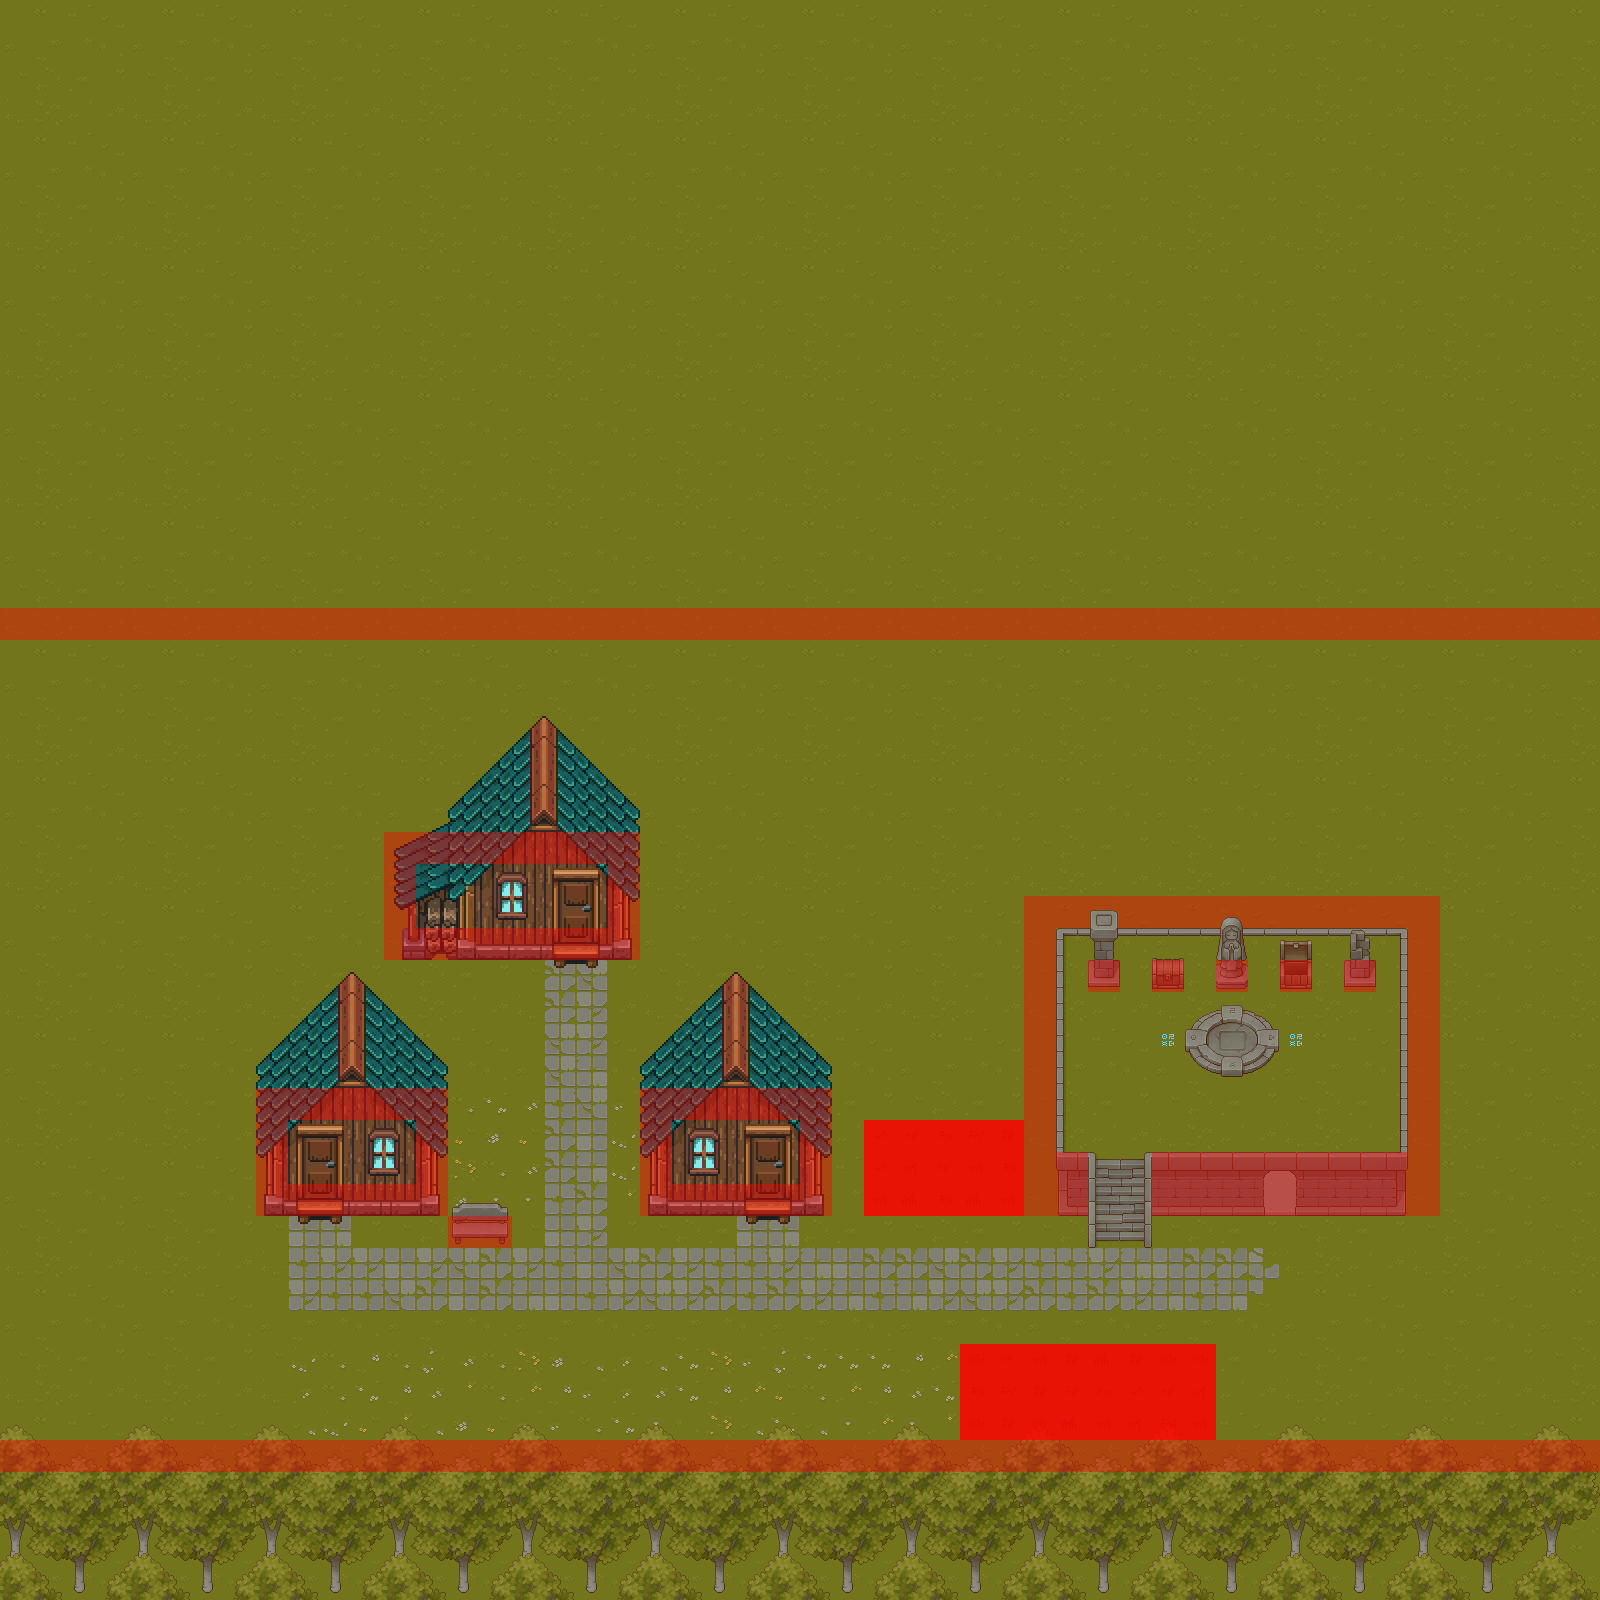

This game map was drawn from its Tiled (.tmx) file and the tilesets committed beside it. A one-line description and the trimmed map source follow:
An orthogonal 50x50 tile map with 32x32 px tiles, 16 tile layers (grass, flowers on grass, paths, houses, ...), 9 tilesets.

<map version="1.8" tiledversion="1.8.2" orientation="orthogonal" renderorder="right-down" width="50" height="50" tilewidth="32" tileheight="32" infinite="0" nextlayerid="23" nextobjectid="1">
 <editorsettings>
  <export target="../riftmon..tmj" format="json" />
 </editorsettings>
 <tileset firstgid="1" source="TX Tileset Grass.tsx" />
 <tileset firstgid="65" source="TX Props.tsx" />
 <tileset firstgid="321" source="TX Plant.tsx" />
 <tileset firstgid="577" source="!CL_DEMO_32x32.tsx" />
 <tileset firstgid="1817" source="TX Tileset Wall.tsx" />
 <tileset firstgid="2073" source="TX Struct.tsx" />
 <tileset firstgid="2329" source="TX Tileset Stone Ground.tsx" />
 <tileset firstgid="2393" name="collision" tilewidth="32" tileheight="32" tilecount="1" columns="1">
  <image source="collision.png" width="32" height="32" />
 </tileset>
 <tileset firstgid="2394" source="collision.tsx" />
 <group id="15" name="base">
  <layer id="1" name="grass" width="50" height="50">
   <data>[2500 cells, 2500 non-empty, 16 distinct tile ids]</data>
  </layer>
  <layer id="9" name="flowers on grass" width="50" height="50">
   <data>[2500 cells, 79 non-empty, 16 distinct tile ids]</data>
  </layer>
  <layer id="2" name="paths" width="50" height="50">
   <data>[2500 cells, 84 non-empty, 8 distinct tile ids]</data>
  </layer>
 </group>
 <group id="14" name="main floor">
  <layer id="7" name="houses" width="50" height="50">
   <data>[2500 cells, 156 non-empty, 66 distinct tile ids]</data>
  </layer>
  <layer id="8" name="houses deco" width="50" height="50">
   <data>[2500 cells, 36 non-empty, 12 distinct tile ids]</data>
  </layer>
  <layer id="10" name="decorations" width="50" height="50">
   <data>[2500 cells, 4 non-empty, 4 distinct tile ids]</data>
  </layer>
 </group>
 <group id="16" name="elev 1">
  <layer id="17" name="Tilelaag 12" width="50" height="50">
   <data>[2500 cells, 4 non-empty, 2 distinct tile ids]</data>
  </layer>
  <layer id="11" name="1_plateau" width="50" height="50">
   <data>[2500 cells, 47 non-empty, 21 distinct tile ids]</data>
  </layer>
  <layer id="12" name="1_deco" width="50" height="50">
   <data>[2500 cells, 24 non-empty, 23 distinct tile ids]</data>
  </layer>
 </group>
 <group id="13" name="trees">
  <layer id="5" name="trees edges2" width="50" height="50">
   <data>[2500 cells, 190 non-empty, 15 distinct tile ids]</data>
  </layer>
  <layer id="4" name="trees edges1" width="50" height="50">
   <data>[2500 cells, 245 non-empty, 25 distinct tile ids]</data>
  </layer>
  <layer id="6" name="trees edges front" width="50" height="50">
   <data>[2500 cells, 76 non-empty, 6 distinct tile ids]</data>
  </layer>
 </group>
 <layer id="18" name="Battlepatches" width="50" height="50">
  <data>[2500 cells, 39 non-empty, 12 distinct tile ids]</data>
 </layer>
 <layer id="22" name="battleZones" width="50" height="50" opacity="0.84">
  <data>[2500 cells, 39 non-empty, 1 distinct tile ids]</data>
 </layer>
 <layer id="21" name="Collisions" width="50" height="50" opacity="0.41">
  <data>[2500 cells, 208 non-empty, 1 distinct tile ids]</data>
 </layer>
 <layer id="20" name="foreground" width="50" height="50">
  <data>[2500 cells, 81 non-empty, 35 distinct tile ids]</data>
 </layer>
</map>
